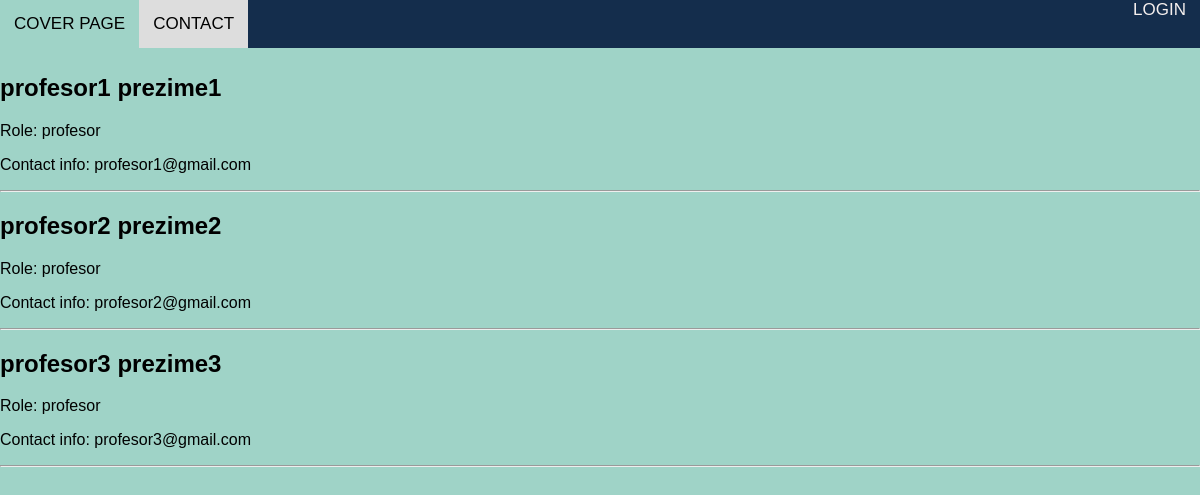
Page /contact/ on the committed database.
### EnrollmentApp/models.py (models this page shows, shortened)
class Korisnici(AbstractUser):
    class RoleChoices(Enum):
        ADMINISTRATOR = 'administrator'
        PROFESOR = 'profesor'
        STUDENT = 'student'
    class StatusChoices(Enum):
        NONE = 'none'
        REDOVAN = 'redovan'
        IZVANREDAN = 'izvanredan'
    role = models.CharField(max_length=20, choices=[(role.value, role.name) for role in RoleChoices])
    status = models.CharField(max_length=20, choices=[(status.value, status.name) for status in StatusChoices])
    user_permissions = models.ManyToManyField(
        Permission,
        verbose_name='user permissions',
        blank=True,
        related_name='korisnici_set'
    )
    groups = models.ManyToManyField(
        'auth.Group',
        verbose_name='groups',
        blank=True,
        related_name='korisnici_set'
    )
    @classmethod
    def get_professors(cls):
        return cls.objects.filter(role=cls.RoleChoices.PROFESOR.value)

### EnrollmentApp/views.py (the view)
# urls.py: path('contact/', views.professor_list_new, name='contact'),
def professor_list_new(request):
    professors = Korisnici.get_professors()
    return render(request, 'professor_list_new.html', {'professors': professors})

### EnrollmentApp/templates/professor_list_new.html (shortened to what this page needs)
{% load static %}
<!DOCTYPE html>
<html>
<head>
    <link rel="stylesheet" type="text/css" href="{% static 'css/style.css' %}">
</head>
<body>
    <nav>
        <div class="nav-left">
            <a href="{% url 'cover_view' %}">COVER PAGE</a>
            <a href="{% url 'contact' %}" class="current">CONTACT</a>
          </div>
          <div class="nav-right">
            <a href="{% url 'login' %}" class="logout">LOGIN</a>
          </div>
    </nav>
    <br>
    <br>
    <br>
    {% for professor in professors %}
    <div class="student-info">
        <h2>{{ professor.first_name }} {{ professor.last_name }}</h2>
        <p>Role: {{ professor.role }}</p>
        <p>Contact info: {{ professor.email }}</p>
    </div>
    <hr>
    {% endfor %}
</body>
</html>

### static/css/style.css (style rules this page uses)
body { font-family: Arial, sans-serif; background-color: #9fd3c7; margin: 0px; padding: 0px; }
nav { position: fixed; overflow: hidden; top: 0; width: 100%; display: flex; flex-wrap: wrap; background-color: #142d4c; color: rgb(245, 239, 238); z-index: 100; }
.nav-left { display: flex; }
.nav-right { margin-left: auto; }
nav a { text-align: center; padding: 14px; text-decoration: none; font-size: 17px; overflow: hidden; color: rgb(245, 239, 238); }
.current { background-color: #ddd; color: black; }

### rows in the picture
Korisnici: first_name "profesor1", last_name "prezime1", role "profesor", email "profesor1@gmail.com"
Korisnici: first_name "profesor2", last_name "prezime2", role "profesor", email "profesor2@gmail.com"
Korisnici: first_name "profesor3", last_name "prezime3", role "profesor", email "profesor3@gmail.com"
